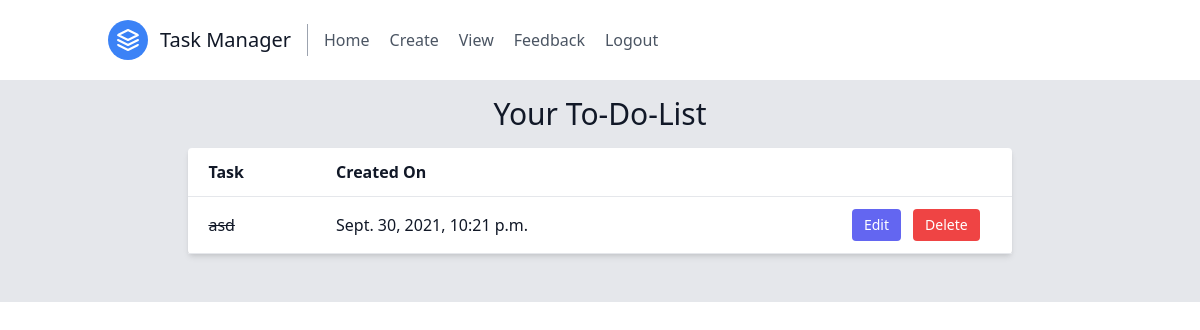
The app's page /view/ (signed in), older data.
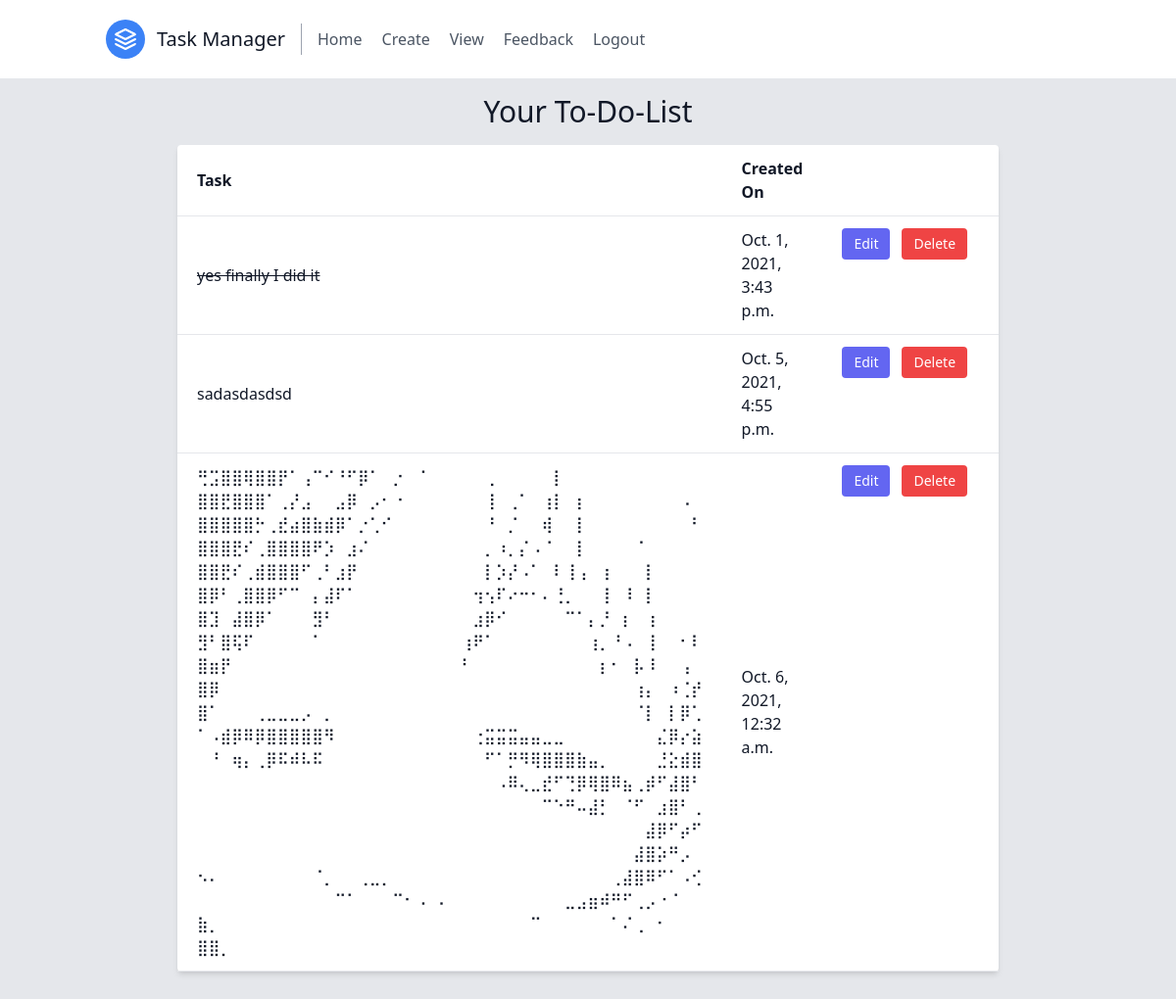
The same page, newer data.
### todo_app/models.py (models this page shows, shortened)
class TasksModel(models.Model):
	user = models.ForeignKey(User, null=True, on_delete=models.CASCADE)
	task = models.TextField()
	completed = models.BooleanField(default=False)
	created = models.DateTimeField(auto_now_add=True)

### todo_app/views.py (the view)
# urls.py: path("view/", view, name="view"),
@login_required(login_url="user_login")
def view(request):
	view_tasks = TasksModel.objects.filter(user=request.user)
	return render(request, "view.html", {"view_tasks":view_tasks})

### todo_app/templates/view.html (shortened to what this page needs)
{% extends 'base.html' %}
{% block content %}
<div class="text-gray-900 bg-gray-200 py-4">
	<center>
		<h1 class="text-3xl">
		            Your To-Do-List
		</h1>
	</center>
    <div class="px-3 py-4 flex justify-center">
        <table class="w-full text-md bg-white shadow-md rounded mb-4" style="width:70%">
            <tbody>
                <tr class="border-b">
                    <th class="text-left p-3 px-5">Task</th>
                    <th class="text-left p-3 px-5">Created On</th>
                    <th></th>
                </tr>
		{% for v in view_tasks %}
			{% if v.completed == True %}
				<tr class="border-b hover:bg-orange-100">
					<td class="p-3 px-5"><strike>{{ v.task }}</strike></td>
					<td class="p-3 px-5">{{ v.created }}</td>
					<td class="p-3 px-5 flex justify-end"><button type="button" class="mr-3 text-sm bg-indigo-500 hover:bg-indigo-700 text-white py-15 px-3 rounded focus:outline-none focus:shadow-outline"><a href="{% url 'edit' id=v.task %}">Edit</a></button><button type="button" class="mr-3 text-sm bg-red-500 hover:bg-red-700 text-white py-1.5 px-3 rounded focus:outline-none focus:shadow-outline"><a href="{% url 'delete' id=v.task %}" onclick="return confirm('Are you sure you want to delete this task?')">Delete</a></button></td>
				</tr>
			{% else %}
				<tr class="border-b hover:bg-orange-100">
					<td class="p-3 px-5">{{ v.task }}</td>
					<td class="p-3 px-5">{{ v.created }}</td>
					<td class="p-3 px-5 flex justify-end"><button type="button" class="mr-3 text-sm bg-indigo-500 hover:bg-indigo-700 text-white py-15 px-3 rounded focus:outline-none focus:shadow-outline"><a href="{% url 'edit' id=v.task %}">Edit</a></button><button type="button" class="mr-3 text-sm bg-red-500 hover:bg-red-700 text-white py-1.5 px-3 rounded focus:outline-none focus:shadow-outline"><a href="{% url 'delete' id=v.task %}" onclick="return confirm('Are you sure you want to delete this task?')">Delete</a></button></td>
				</tr>
			{% endif %}
		{% empty %}
			<tr class="border-b hover:bg-orange-100">
				<td class="p-3 px-5">No tasks added</td>
				<td class="p-3 px-5"></td>
				<td class="p-3 px-5 flex justify-end">&emsp;&emsp;</td>
			</tr>
		{% endfor %}
            </tbody>
        </table>
    </div>
</div>
{% endblock %}

### templates/base.html (shortened to what this page needs)
<!DOCTYPE html>
<html lang="en">
<head>
<link href="https://unpkg.com/tailwindcss@^2/dist/tailwind.min.css" rel="stylesheet">
</head>
<body>
<header class="text-gray-600 body-font">
<div class="container mx-auto flex flex-wrap p-5 flex-col md:flex-row items-center">
<a class="flex title-font font-medium items-center text-gray-900 mb-4 md:mb-0">
<svg xmlns="http://www.w3.org/2000/svg" fill="none" stroke="currentColor" stroke-linecap="round" stroke-linejoin="round" stroke-width="2" class="w-10 h-10 text-white p-2 bg-blue-500 rounded-full" viewBox="0 0 24 24">
<path d="M12 2L2 7l10 5 10-5-10-5zM2 17l10 5 10-5M2 12l10 5 10-5"></path>
</svg>
<span class="ml-3 text-xl">Task Manager</span>
</a>
<nav class="md:mr-auto md:ml-4 md:py-1 md:pl-4 md:border-l md:border-gray-400 flex flex-wrap items-center text-base justify-center">
{% if user.is_authenticated %}
	<a class="mr-5 hover:text-indigo-600" href="{% url 'home' %}">Home</a>
	<a class="mr-5 hover:text-indigo-600" href="{% url 'create' %}">Create</a>
	<a class="mr-5 hover:text-indigo-600" href="{% url 'view' %}">View</a>
	<a class="mr-5 hover:text-indigo-600" href="{% url 'feedback' %}">Feedback</a>
	<a class="mr-5 hover:text-indigo-600" href="{% url 'user_logout' %}">Logout</a>
{% endif %}
</nav>
</div>
</header>
	{% block content %}{% endblock %}
</body>
</html>

Row changes from the older to the newer data that the page shows:
removed TasksModel: task "asd", created "Sept. 30, 2021, 10:21 p.m."
added TasksModel: task "yes finally I did it", created "Oct. 1, 2021, 3:43 p.m."
added TasksModel: task "sadasdasdsd", created "Oct. 5, 2021, 4:55 p.m."
added TasksModel: task "⢛⣩⣿⣿⢿⣿⣿⡟⠁⢠⠉⠊⠘⠋⡿⠁⠀⡐⠀⠈⠀⠀⠀⠀⠀⢀⠀⠀⠀⠀⠀⡇⠀⠀⠀⠀⠀⠀⠀⠀⠀⠀⠀⠀ ⣿⣿⣟⣿⣿⣿⠁⢀⡜⣠⠀⠀⣠⡿⠀⡠⠂⠐⠀⠀⠀⠀⠀⠀⠀⢸⠀⢀⠁⠀⢰⡇⠀⡆⠀⠀⠀⠀⠀⠀⠀⠀⠠⠀ ⣿⣿⣿⣿⣿⡓⢀⣞⣴⣿⣷⣾⡿⠁⡐⢁⠊⠀⠀⠀⠀⠀⠀⠀⠀⠘⠀⡈⠀⠀⢾⠀⠀⡇⠀⠀⠀⠀⠀⠀⠀⠀⠀⠃ ⣿⣿⣿⣟⠎⢀⣿⣿⣿⣿⠟⡱⠀⣰⠌⠀⠀⠀⠀⠀⠀⠀⠀⠀⠀⡀⠰⡀⡌⠠⠈⠀⠀⡇⠀⠀⠀⠀⠈⠀⠀⠀⠀⠀ ⣿⣿⣟⠎⢀⣾⣿⣿⣿⠋⢀⠃⣰⡟⠀⠀⠀⠀⠀⠀⠀⠀⠀⠀⠀⡇⡱⡜⠠⠁⠀⠇⢸⢠⠀⢰⠀⠀⠀⡇⠀⠀⠀⠀ ⣿⡿⠃⢀⣿⣿⡿⠋⠉⠀⡄⣼⠏⠁⠀⠀⠀⠀⠀⠀⠀⠀⠀⠀⢲⢢⠏⠔⠒⠂⠄⢘⡀⠀⠀⢸⠀⠸⠀⡇⠀⠀⠀⠀ ⣿⣹⠀⣼⣿⡿⠁⠀⠀⠀⣻⠃⠀⠀⠀⠀⠀⠀⠀⠀⠀⠀⠀⠀⣰⡿⠊⠀⠀⠀⠀⠀⠉⠁⡄⡘⠀⡆⠀⢰⠀⠀⠀⠀ ⣻⠃⣿⢯⠏⠀⠀⠀⠀⠀⠁⠀⠀⠀⠀⠀⠀⠀⠀⠀⠀⠀⠀⢰⠟⠁⠀⠀⠀⠀⠀⠀⠀⠀⢰⡀⠘⠠⠀⢸⠀⠀⠂⠇ ⣿⣶⡟⠀⠀⠀⠀⠀⠀⠀⠀⠀⠀⠀⠀⠀⠀⠀⠀⠀⠀⠀⠀⠃⠀⠀⠀⠀⠀⠀⠀⠀⠀⠀⠀⡆⠂⠀⡧⠸⠀⠀⢠⠀ ⣿⡿⠀⠀⠀⠀⠀⠀⠀⠀⠀⠀⠀⠀⠀⠀⠀⠀⠀⠀⠀⠀⠀⠀⠀⠀⠀⠀⠀⠀⠀⠀⠀⠀⠀⠀⠀⠀⢰⡄⠀⠰⢈⡞ ⣿⠁⠀⠀⠀⢀⣀⣀⣀⡠⠀⡀⠀⠀⠀⠀⠀⠀⠀⠀⠀⠀⠀⠀⠀⠀⠀⠀⠀⠀⠀⠀⠀⠀⠀⠀⠀⠀⠈⡇⠀⡇⡿⢁ ⠁⠠⣾⡿⠿⡿⣿⣿⣿⣿⣿⠻⠀⠀⠀⠀⠀⠀⠀⠀⠀⠀⠀⠀⢐⣭⣭⣭⣤⣤⣀⣀⠀⠀⠀⠀⠀⠀⠀⠀⣌⡿⡔⣵ ⠀⠘⠀⢶⡄⢀⡿⠯⠾⠧⠯⠀⠀⠀⠀⠀⠀⠀⠀⠀⠀⠀⠀⠀⠀⠋⠁⡛⠻⢿⣿⣿⣿⣷⣤⡀⠀⠀⠀⠀⣘⣕⣾⣿ ⠀⠀⠀⠀⠀⠀⠀⠀⠀⠀⠀⠀⠀⠀⠀⠀⠀⠀⠀⠀⠀⠀⠀⠀⠀⠀⠠⠿⢄⣀⣞⠋⢙⡿⢿⣿⠿⣦⢀⡾⠋⣼⣿⠃ ⠀⠀⠀⠀⠀⠀⠀⠀⠀⠀⠀⠀⠀⠀⠀⠀⠀⠀⠀⠀⠀⠀⠀⠀⠀⠀⠀⠀⠀⠀⠉⠑⠛⠤⣼⡃⠀⠈⠋⠀⣰⣿⠃⢀…", created "Oct. 6, 2021, 12:32 a.m."
